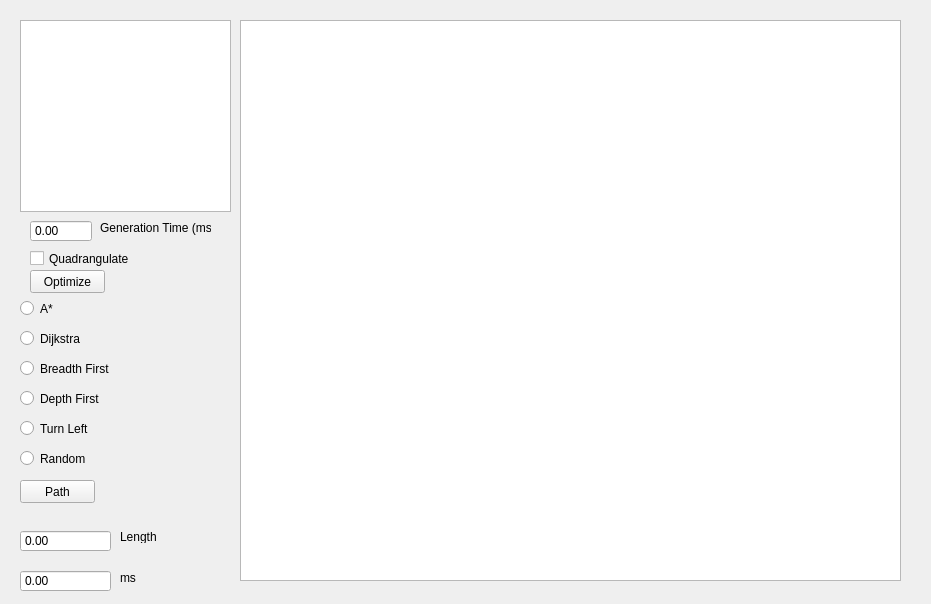
<?xml version="1.0" encoding="UTF-8"?>
<ui version="4.0">
 <class>Ai_Lab2_qtv2Class</class>
 <widget class="QMainWindow" name="Ai_Lab2_qtv2Class">
  <property name="geometry">
   <rect>
    <x>0</x>
    <y>0</y>
    <width>931</width>
    <height>604</height>
   </rect>
  </property>
  <property name="windowTitle">
   <string>Ai_Lab2_qtv2</string>
  </property>
  <widget class="QWidget" name="centralWidget">
   <widget class="QGraphicsView" name="graphicsView">
    <property name="geometry">
     <rect>
      <x>240</x>
      <y>20</y>
      <width>661</width>
      <height>561</height>
     </rect>
    </property>
   </widget>
   <widget class="QListWidget" name="listWidget">
    <property name="geometry">
     <rect>
      <x>20</x>
      <y>20</y>
      <width>211</width>
      <height>192</height>
     </rect>
    </property>
   </widget>
   <widget class="QCheckBox" name="checkBoxQuad">
    <property name="geometry">
     <rect>
      <x>30</x>
      <y>250</y>
      <width>101</width>
      <height>17</height>
     </rect>
    </property>
    <property name="text">
     <string>Quadrangulate</string>
    </property>
   </widget>
   <widget class="QPushButton" name="pushButtonOptimize">
    <property name="geometry">
     <rect>
      <x>30</x>
      <y>270</y>
      <width>75</width>
      <height>23</height>
     </rect>
    </property>
    <property name="text">
     <string>Optimize</string>
    </property>
   </widget>
   <widget class="QPushButton" name="pushButtonPath">
    <property name="geometry">
     <rect>
      <x>20</x>
      <y>480</y>
      <width>75</width>
      <height>23</height>
     </rect>
    </property>
    <property name="text">
     <string>Path</string>
    </property>
   </widget>
   <widget class="QRadioButton" name="radioAStar">
    <property name="geometry">
     <rect>
      <x>20</x>
      <y>300</y>
      <width>82</width>
      <height>17</height>
     </rect>
    </property>
    <property name="text">
     <string>A*</string>
    </property>
   </widget>
   <widget class="QRadioButton" name="radioDijkstra">
    <property name="geometry">
     <rect>
      <x>20</x>
      <y>330</y>
      <width>82</width>
      <height>17</height>
     </rect>
    </property>
    <property name="text">
     <string>Dijkstra</string>
    </property>
   </widget>
   <widget class="QRadioButton" name="radioBreadth">
    <property name="geometry">
     <rect>
      <x>20</x>
      <y>360</y>
      <width>101</width>
      <height>17</height>
     </rect>
    </property>
    <property name="text">
     <string>Breadth First</string>
    </property>
   </widget>
   <widget class="QRadioButton" name="radioDepth">
    <property name="geometry">
     <rect>
      <x>20</x>
      <y>390</y>
      <width>82</width>
      <height>17</height>
     </rect>
    </property>
    <property name="text">
     <string>Depth First</string>
    </property>
   </widget>
   <widget class="QRadioButton" name="radioTurnLeft">
    <property name="geometry">
     <rect>
      <x>20</x>
      <y>420</y>
      <width>82</width>
      <height>17</height>
     </rect>
    </property>
    <property name="text">
     <string>Turn Left</string>
    </property>
   </widget>
   <widget class="QDoubleSpinBox" name="doubleTimeElapsed">
    <property name="geometry">
     <rect>
      <x>20</x>
      <y>570</y>
      <width>91</width>
      <height>22</height>
     </rect>
    </property>
    <property name="buttonSymbols">
     <enum>QAbstractSpinBox::NoButtons</enum>
    </property>
    <property name="maximum">
     <double>999999999.990000009536743</double>
    </property>
   </widget>
   <widget class="QLabel" name="label">
    <property name="geometry">
     <rect>
      <x>120</x>
      <y>570</y>
      <width>47</width>
      <height>16</height>
     </rect>
    </property>
    <property name="text">
     <string>ms</string>
    </property>
   </widget>
   <widget class="QLabel" name="label_2">
    <property name="geometry">
     <rect>
      <x>120</x>
      <y>530</y>
      <width>47</width>
      <height>13</height>
     </rect>
    </property>
    <property name="text">
     <string>Length</string>
    </property>
   </widget>
   <widget class="QDoubleSpinBox" name="doublePathLength">
    <property name="geometry">
     <rect>
      <x>20</x>
      <y>530</y>
      <width>91</width>
      <height>22</height>
     </rect>
    </property>
    <property name="buttonSymbols">
     <enum>QAbstractSpinBox::NoButtons</enum>
    </property>
    <property name="maximum">
     <double>999999.989999999990687</double>
    </property>
   </widget>
   <widget class="QRadioButton" name="radioRandom">
    <property name="geometry">
     <rect>
      <x>20</x>
      <y>450</y>
      <width>82</width>
      <height>17</height>
     </rect>
    </property>
    <property name="text">
     <string>Random</string>
    </property>
   </widget>
   <widget class="QDoubleSpinBox" name="doubleGenerationTime">
    <property name="geometry">
     <rect>
      <x>30</x>
      <y>220</y>
      <width>62</width>
      <height>22</height>
     </rect>
    </property>
    <property name="buttonSymbols">
     <enum>QAbstractSpinBox::NoButtons</enum>
    </property>
    <property name="maximum">
     <double>999999.989999999990687</double>
    </property>
   </widget>
   <widget class="QLabel" name="label_3">
    <property name="geometry">
     <rect>
      <x>100</x>
      <y>220</y>
      <width>111</width>
      <height>16</height>
     </rect>
    </property>
    <property name="text">
     <string>Generation Time (ms)</string>
    </property>
   </widget>
  </widget>
 </widget>
 <layoutdefault spacing="6" margin="11"/>
 <resources>
  <include location="ai_lab2_qtv2.qrc"/>
 </resources>
 <connections/>
</ui>
